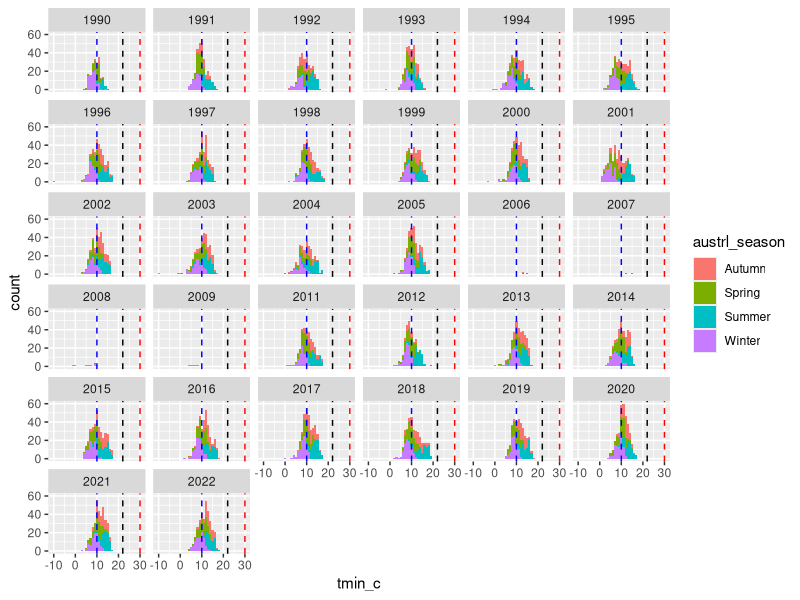
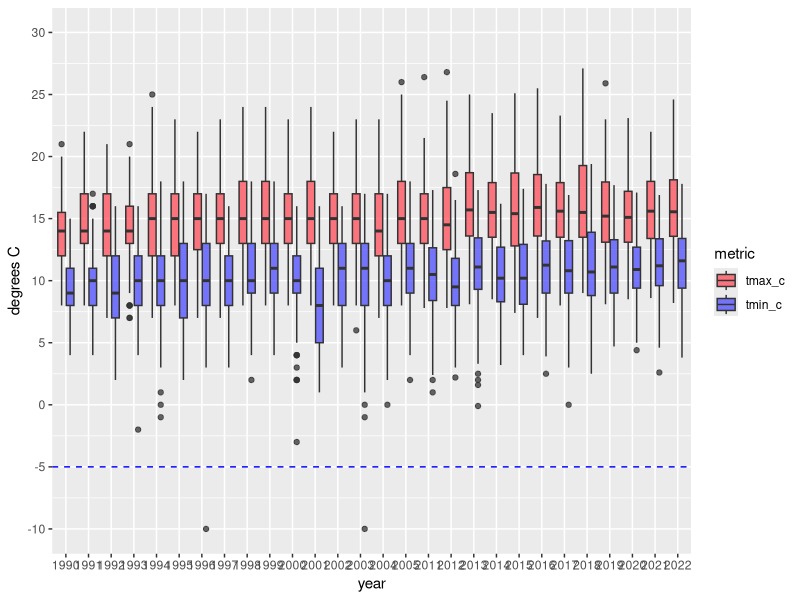
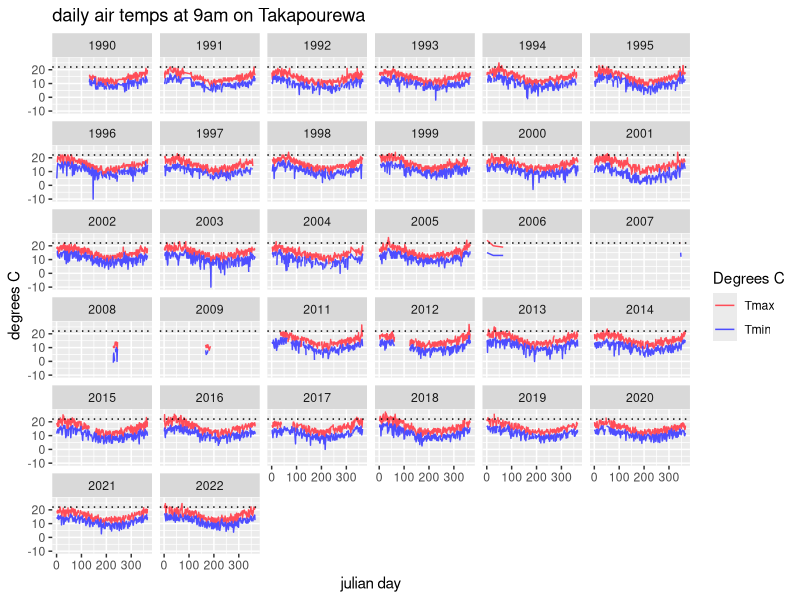

Generate these figures, in order, with R:
# need to deal with NAs 

library(tidyverse)
library(lubridate)

dly_temp_tbbl <- read_csv("phd_takapourewa_clifro_temps_1990_present.csv")

skimr::skim(dly_temp_tbbl)

# add date info via lubridate
# & make seasons
dates_tmp <- dly_temp_tbbl %>%
          mutate(
                    date = as.Date(date_local),
                    julian = yday(date_local),
                    day = day(date_local),
                    weekday = wday(date_local, label = TRUE), # label = true for day of week being class(ord) rather than numeric 
                    month = month(date_local), # label = TRUE?
                    year = year(date_local),
                    austrl_season = 
                              as.factor(case_when(month %in% 3:5 ~ "Autumn",
                                                  month %in% 6:8 ~ "Winter",
                                                  month %in% 9:11 ~"Spring",
                                                  TRUE ~ "Summer")))

# dates with NAs by year 
dates_tmp %>%
          filter(is.na(tmax_c)) %>% 
          group_by(year) %>% 
          count() %>% 
          View()

dates_tmp %>%
          filter(is.na(tmin_c)) %>% 
          group_by(year) %>% 
          count()

# dates below threshold
dates_tmp %>% filter(tmax_c < 10) # 10 is approximately development temp

# Vizualize Data 

# histogram of max temps by year & season
dates_tmp %>% # warning for NAs
          ggplot()+
          geom_histogram(aes(x = tmin_c, fill = austrl_season), binwidth = 1)+
          facet_wrap(~year)+
          geom_vline(xintercept = 30, linetype = "dashed", color = "red")+
          geom_vline(xintercept = 22, linetype = "dashed", color = "black")+
          geom_vline(xintercept = 10, linetype = "dashed", color = "blue")
          
# 2006 - 2009 data gaps same for t_min! 
problem_years <- c(2006, 2007, 2008, 2009)
dates_tmp %>%
          filter(year %in% problem_years) %>% 
          select(tmax_c, year) %>% 
          group_by(year) %>% 
          count() 
# == 28, same as number of rows available on CLIFLO
# Total number of rows output = 28 
# tf, Clifro == Cliflo :'(

######################################################
# need to find temp data for 2006:2009
# after gap is when accuracy goes from 1C to 0.1C
######################################################

# grouped boxplots
dates_tmp %>% # warning for NAs
          filter(!year %in% problem_years) %>% droplevels %>% # filter incomplete years
          select(year, tmax_c, tmin_c) %>%
          mutate(year = factor(year)) %>%
          pivot_longer(cols = -year) %>%
          ggplot()+
          geom_boxplot(aes(x = year, y = value, fill = name), alpha = .75)+
          geom_hline(yintercept = -5, linetype = "dashed", color = 'blue')+ # denotes arbitrary line below which I am skeptical of being erroneous
          scale_fill_manual(values = c('#ff4d58', '#4d4dff'))+
          scale_y_continuous(limits = c(-10, 30), breaks = c(-10, -5, 0, 5, 10, 15, 20, 25, 30))+
          labs(y = "degrees C", x = "year", fill = "metric")

# outliers of -10: 2003-07-07 & 1996-05-26
# Errors? check with other stations nearby before removing? 
dates_tmp %>%
          select(date, tmin_c) %>% 
          slice_min(order_by = tmin_c, n = 5)

#line plot t_min & t_max by 
# this needs aesthetics work but ok for data exploration 
takapourewa_tmin_tmax_years <- dates_tmp %>% 
          ggplot()+
          geom_line(aes(x = julian, y = tmax_c, color = "Tmax"))+
          geom_line(aes(x = julian, y = tmin_c, color = "Tmin"))+
          facet_wrap(~year)+ # lines connect 
          geom_hline(yintercept = 22, linetype = "dotted")+
          labs(x = "julian day", y = "degrees C", fill = "temp", title = "daily air temps at 9am on Takapourewa")+
          scale_color_manual(name = "Degrees C", values = c("Tmax" = '#ff4d58', "Tmin" = '#4d4dff'))
          
ggsave("takapourewa_tmin_tmax_years.png")
          dev.off()

###############----------------------------- where you left off: March 7th 2023 12:39
          
          # creates plot for comparing time series of Takapourewa vs other Sounds Weather Stations to identify gap
          
          # Read in Sounds Weather Stations data
          sounds_temp_join <- read_csv(file = "phd_sound_clifro_temps.csv", col_names = TRUE, na = "NA")
          
          # Read in Takapourewa Station data 
          takapourewa <- read_csv(file = "phd_takapourewa_clifro_temps_1990_present.csv", col_names = TRUE, na = "NA") %>%  
                    rename(c('takapourewa_tmax_c' = tmax_c, 'takapourewa_tmin_c' = tmin_c))
          
          # join Takapourewa with other Sounds weather stations 
          takapourewa_sounds_full_temps_df <- left_join(sounds_temp_join, takapourewa, by = 'date_local') %>% 
                    mutate(date = as.Date(date_local))
          
          # subset gap     
          takapourewa_sounds_full_temps_df_subset <- takapourewa_sounds_full_temps_df %>%
                    filter(between(date, as.Date('2004-01-01'), as.Date('2014-01-01')))
          
          # check dims
          dim(takapourewa_sounds_full_temps_df)
          dim(takapourewa_sounds_full_temps_df_subset)
          
          
          # plots
          # plot tmax
          sounds_tmax_plot <- takapourewa_sounds_full_temps_df_subset %>% 
                    ggplot()+
                    geom_line(aes(x = date, y = nelson_tmax_c, color = "Nelson Airport"))+
                    geom_line(aes(x = date, y = crail_tmax_c, color = "Crail Bay"), alpha = 0.25)+
                    geom_line(aes(x = date, y = brothers_tmax_c, color = "N. Brother"), alpha = 0.25) +
                    geom_line(aes(x = date, y = takapourewa_tmax_c, color = "Takapourewa"))+
                    geom_vline(aes(xintercept = as.Date('2006-01-01')), color = "red", linetype = "solid")+
                    geom_vline(aes(xintercept = as.Date('2011-02-01')), color = "red", linetype = "solid")+
                    geom_vline(aes(xintercept = as.Date('2012-03-01')), color = "red", linetype = "dashed")+
                    geom_vline(aes(xintercept = as.Date('2012-05-01')), color = "red", linetype = "dashed")+
                    labs(y = 'degrees C', title = 't_max', x = NULL)+
                    scale_color_manual(name='Weather Stations',
                                       breaks=c("Nelson Airport", "Crail Bay", "N. Brother", "Takapourewa"),
                                       values=c("Nelson Airport"='grey', 
                                                "Crail Bay"='blue', 
                                                "N. Brother"='purple', 
                                                "Takapourewa" = 'black'))
          # plot tmin
          sounds_tmin_plot <- takapourewa_sounds_full_temps_df_subset %>% 
                    ggplot()+
                    geom_line(aes(x = date, y = nelson_tmin_c, color = "Nelson Airport"))+
                    geom_line(aes(x = date, y = crail_tmin_c, color = "Crail Bay"), alpha = 0.25)+
                    geom_line(aes(x = date, y = brothers_tmin_c, color = "N. Brother"), alpha = 0.25) +
                    geom_line(aes(x = date, y = takapourewa_tmin_c, color = "Takapourewa"))+
                    geom_vline(aes(xintercept = as.Date('2006-01-01')), color = "red", linetype = "solid")+
                    geom_vline(aes(xintercept = as.Date('2011-01-01')), color = "red", linetype = "solid")+
                    geom_vline(aes(xintercept = as.Date('2012-03-01')), color = "red", linetype = "dashed")+
                    geom_vline(aes(xintercept = as.Date('2012-05-01')), color = "red", linetype = "dashed")+
                    labs(x = 'date', y = 'degrees C', title = 't_min')+
                    scale_color_manual(name='Weather Stations',
                                       breaks=c("Nelson Airport", "Crail Bay", "N. Brother", "Takapourewa"),
                                       values=c("Nelson Airport"='grey', 
                                                "Crail Bay"='blue', 
                                                "N. Brother"='purple', 
                                                "Takapourewa" = 'black'))
          # combine
          sounds_temps_lineplot <- cowplot::plot_grid(sounds_tmax_plot, sounds_tmin_plot, ncol = 1)
          
          
          
          
          
          